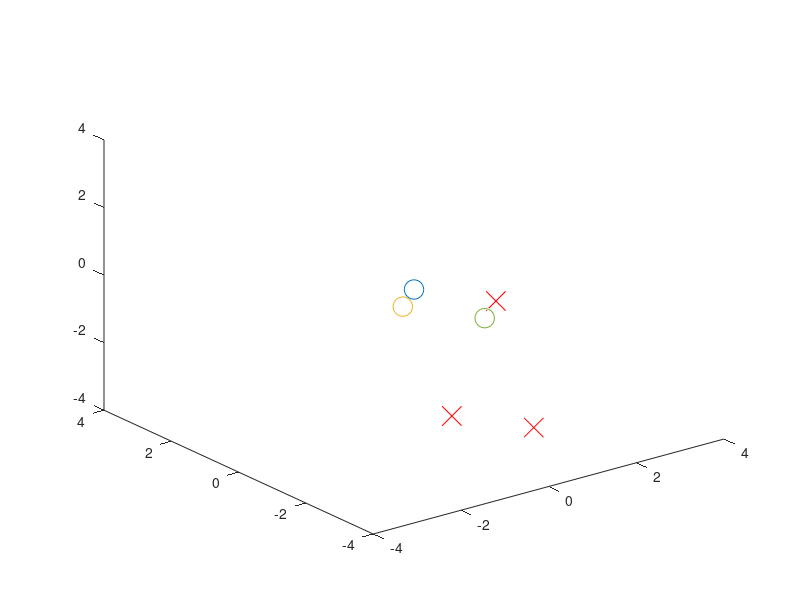
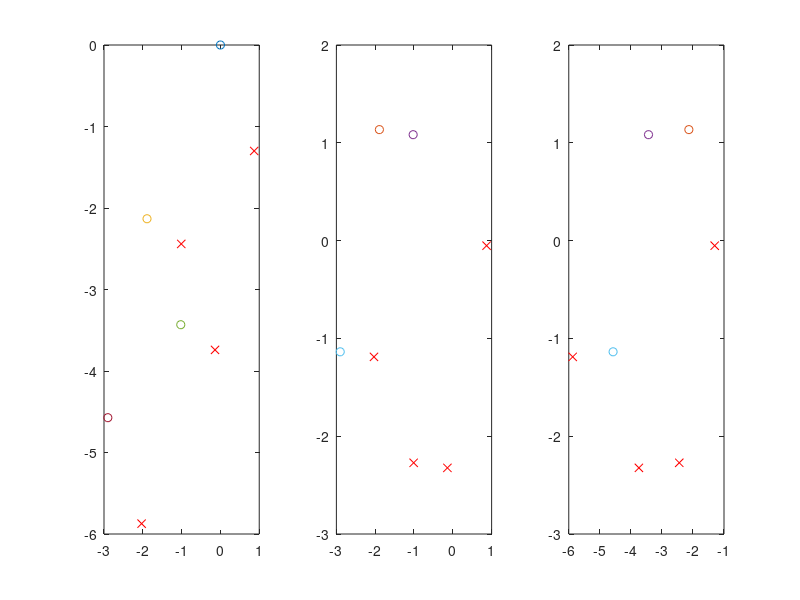
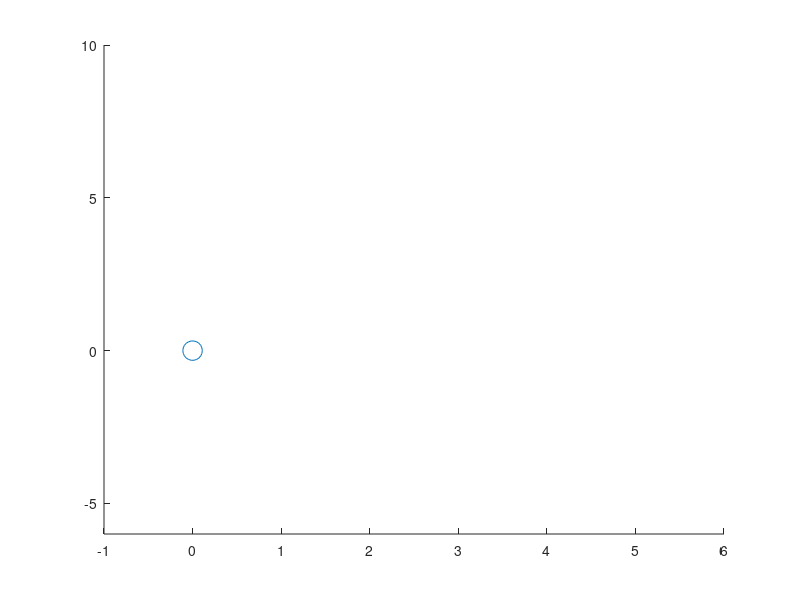

These figures' MATLAB source, in order:
Class1=[0 1 1 1; 0 0 1 0; 0 0 0 1];
Class2= [1 0 0 0; 1 1 0 1; 1 1 1 0];
myMarkerSize=14;

%LDA

mClass2=mean(Class2')';
mClass1=mean(Class1')';

%% class-covariance matrix
cov1=zeros(3,3);
for i=1:4
    cov1=cov1+1/4*[(Class1(:,i)-mClass1)*(Class1(:,i)'-mClass1')];
end
cov2=zeros(3,3);
for i=1:4
    cov2=cov2+1/4*[(Class2(:,i)-mClass2)*(Class2(:,i)'-mClass2')];
end

%% owerall center for all patterns
mAll=0.5*mClass1+0.5*mClass2;

%% Step1: Intraclass scattering matrix and Interclass scattering matrix
covAll=0.5*cov1+0.5*cov2;
Ca=covAll;

Cb=zeros(3,3);
Cb=0.5*[(mAll-mClass1)*(mAll-mClass1)']+0.5*[(mAll-mClass2)*(mAll-mClass2)'];
C=Ca+Cb;

%% Step2: Eigen-values and Eigen-vectors of Ca
[VecA EigA]=eig(Ca);
PhiA=EigA^-0.5*VecA;

%% Step3: Calculate Cb'
Cbnew=PhiA*Cb*PhiA';

%% Step4: Eigen-values and Eigen-vectors of Cb' - set the transformation matrix phib to the eigenvectors Ub'
[VecCbnew EigCbnew] =eig(Cbnew);
PhiB=VecCbnew;

%% Step5: Calculate transformation matrix Phi and transform patterns (class1, class2)
Phi=PhiB*PhiA;
Class1transform=Phi*Class1;
Class2transform=Phi*Class2;

% plot 3D
figure;
for i=1:4
    axis([-4 4 -4 4 -4 4]);
    plot3(Class1transform(1,i),Class1transform(2,i),Class1transform(3,i),'o','MarkerSize',myMarkerSize);
    hold on
    plot3(Class2transform(1,i),Class2transform(2,i),Class2transform(3,i),'x','Color','red','MarkerSize',myMarkerSize);
end
figure;
hold on
for i=1:4
    hold on
    subplot(1,3,1), plot(Class1transform(1,i),Class1transform(2,i),'o');
    hold on
    subplot(1,3,1), plot(Class2transform(1,i),Class2transform(2,i),'x','Color','red');
    hold on
    subplot(1,3,2), plot(Class1transform(1,i),Class1transform(3,i),'o');
    subplot(1,3,2), plot(Class2transform(1,i),Class2transform(3,i),'x','Color','red');
    hold on
    subplot(1,3,3), plot(Class1transform(2,i),Class1transform(3,i),'o');
    subplot(1,3,3), plot(Class2transform(2,i),Class2transform(3,i),'x','Color','red');
end

%% PCA
ClassTransformAll=Class1transform;
ClassTransformAll(:,5:8)=Class2transform;
meanNew=mean(ClassTransformAll')';
covNew=zeros(3,3);
for i=1:8
    covNew=covNew+1/8*[(ClassTransformAll(:,i)-meanNew)*(ClassTransformAll(:,i)-meanNew)'];
end
[VecNew EigNew]=eig(covNew);
new2D=[EigNew(:,2), EigNew(:,3)]'*ClassTransformAll;

% plot
figure;
for i=1:4
    axis([-1 6 -6 10]);
    hold on;
    plot(new2D(1,i),new2D(2,i),'o','MarkerSize',myMarkerSize);
    plot(new2D(1,i+4),new2D(2,i+4),'x','Color','red','MarkerSize',myMarkerSize);
end
